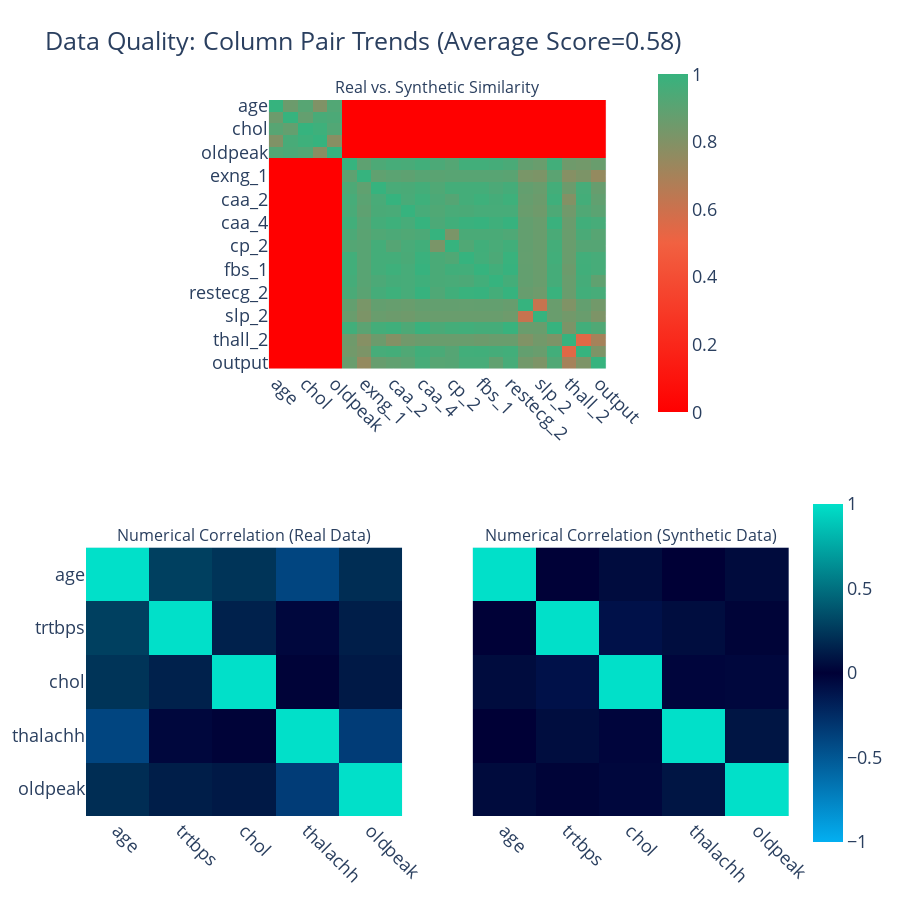

The code cell stored with this chart in its notebook:
### Code cell
quality_report_CTG = evaluate_quality(
    real_data=sdv_data,
    synthetic_data=CTGan_synth_data,
    metadata=metadata)
quality_report_CTG.get_visualization(property_name='Column Pair Trends').show(renderer='vscode')

### Figure 1 — Plotly figure (JSON) as saved in the notebook; plotly's stock layout.template omitted (floating-point values rounded to 4 significant figures; data arrays with more than 128 entries replaced by an {"elided": "..."} marker saying what was removed)
{"data": [{"coloraxis": "coloraxis", "hovertemplate": "<b>Column Pair</b><br>(%{x},%{y})<br><br>Similarity: %{z}<extra></extra>", "type": "heatmap", "x": ["age", "trtbps", "chol", "thalachh", "oldpeak", "sex_1", "exng_1", "caa_1", "caa_2", "caa_3", "caa_4", "cp_1", "cp_2", "cp_3", "fbs_1", "restecg_1", "restecg_2", "slp_1", "slp_2", "thall_1", "thall_2", "thall_3", "output"], "xaxis": "x", "y": ["age", "trtbps", "chol", "thalachh", "oldpeak", "sex_1", "exng_1", "caa_1", "caa_2", "caa_3", "caa_4", "cp_1", "cp_2", "cp_3", "fbs_1", "restecg_1", "restecg_2", "slp_1", "slp_2", "thall_1", "thall_2", "thall_3", "output"], "yaxis": "y", "z": {"elided": "23x23 float values"}}, {"coloraxis": "coloraxis2", "customdata": [[1, -0.003, 0.055, 0.002, 0.05], [-0.003, 1, -0.099, 0.059, 0.017], [0.055, -0.099, 1, -0.03, -0.038], [0.002, 0.059, -0.03, 1, 0.093], [0.05, 0.017, -0.038, 0.093, 1]], "hovertemplate": "<b>Correlation</b><br>(%{x},%{y})<br><br>Synthetic: %{z}<br>(vs. Real: %{customdata})<extra></extra>", "type": "heatmap", "x": ["age", "trtbps", "chol", "thalachh", "oldpeak"], "xaxis": "x2", "y": ["age", "trtbps", "chol", "thalachh", "oldpeak"], "yaxis": "y2", "z": [[1, 0.285, 0.232, -0.396, 0.202], [0.285, 1, 0.148, -0.038, 0.132], [0.232, 0.148, 1, 0.013, 0.111], [-0.396, -0.038, 0.013, 1, -0.345], [0.202, 0.132, 0.111, -0.345, 1]]}, {"coloraxis": "coloraxis2", "customdata": [[1, 0.285, 0.232, -0.396, 0.202], [0.285, 1, 0.148, -0.038, 0.132], [0.232, 0.148, 1, 0.013, 0.111], [-0.396, -0.038, 0.013, 1, -0.345], [0.202, 0.132, 0.111, -0.345, 1]], "hovertemplate": "<b>Correlation</b><br>(%{x},%{y})<br><br>Synthetic: %{z}<br>(vs. Real: %{customdata})<extra></extra>", "type": "heatmap", "x": ["age", "trtbps", "chol", "thalachh", "oldpeak"], "xaxis": "x3", "y": ["age", "trtbps", "chol", "thalachh", "oldpeak"], "yaxis": "y3", "z": [[1, -0.003, 0.055, 0.002, 0.05], [-0.003, 1, -0.099, 0.059, 0.017], [0.055, -0.099, 1, -0.03, -0.038], [0.002, 0.059, -0.03, 1, 0.093], [0.05, 0.017, -0.038, 0.093, 1]]}], "layout": {"annotations": [{"font": {"size": 16}, "showarrow": false, "text": "Real vs. Synthetic Similarity", "x": 0.5, "xanchor": "center", "xref": "paper", "y": 1, "yanchor": "bottom", "yref": "paper"}, {"font": {"size": 16}, "showarrow": false, "text": "Numerical Correlation (Real Data)", "x": 0.225, "xanchor": "center", "xref": "paper", "y": 0.375, "yanchor": "bottom", "yref": "paper"}, {"font": {"size": 16}, "showarrow": false, "text": "Numerical Correlation (Synthetic Data)", "x": 0.775, "xanchor": "center", "xref": "paper", "y": 0.375, "yanchor": "bottom", "yref": "paper"}], "coloraxis": {"cmax": 1, "cmin": 0, "colorbar": {"len": 0.5, "x": 0.8, "y": 0.8}, "colorscale": [[0, "#FF0000"], [0.5, "#F16141"], [1, "#36B37E"]]}, "coloraxis2": {"cmax": 1, "cmin": -1, "colorbar": {"len": 0.5, "y": 0.2}, "colorscale": [[0, "#03AFF1"], [0.5, "#000036"], [1, "#01E0C9"]]}, "font": {"size": 18}, "height": 900, "title": {"text": "Data Quality: Column Pair Trends (Average Score=0.58)"}, "width": 900, "xaxis": {"anchor": "y", "domain": [0.26, 0.74], "tickangle": 45}, "xaxis2": {"anchor": "y2", "domain": [0, 0.45], "tickangle": 45}, "xaxis3": {"anchor": "y3", "domain": [0.55, 1], "matches": "x2", "tickangle": 45}, "yaxis": {"anchor": "x", "autorange": "reversed", "domain": [0.625, 1]}, "yaxis2": {"anchor": "x2", "autorange": "reversed", "domain": [0, 0.375]}, "yaxis3": {"anchor": "x3", "autorange": "reversed", "domain": [0, 0.375], "matches": "y2", "visible": false}}}
